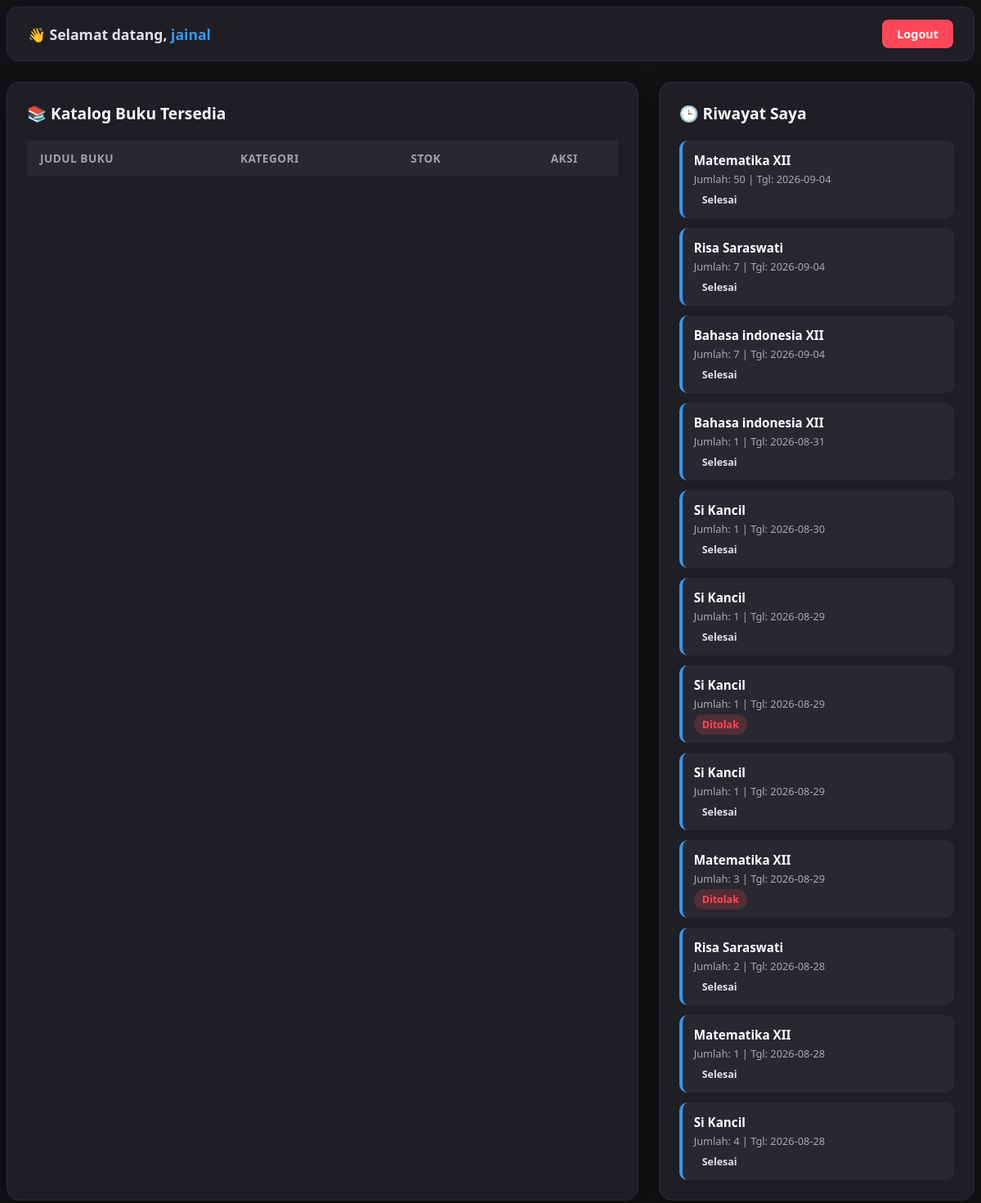
/index.php?page=siswa&action=dashboard (signed in), run on the app's committed database.
### tables this page shows
CREATE TABLE `peminjaman` (
  `id_pinjam` int(11) NOT NULL,
  `id_user` int(11) NOT NULL,
  `id_buku` int(11) NOT NULL,
  `jumlah` int(11) NOT NULL DEFAULT 1,
  `tgl_pinjam` date NOT NULL,
  `tanggal_kembali_rencana` date DEFAULT NULL,
  `tanggal_dikembalikan` date DEFAULT NULL,
  `tgl_kembali` date NOT NULL,
  `status` enum('menunggu','dipinjam','selesai','ditolak') DEFAULT 'menunggu',
  `denda` int(11) DEFAULT 0
);

CREATE TABLE `buku` (
  `id_buku` int(11) NOT NULL,
  `nama_buku` varchar(150) NOT NULL,
  `id_kategori` int(11) NOT NULL,
  `stok` int(11) NOT NULL DEFAULT 0,
  `gambar` varchar(255) DEFAULT NULL
);

### controllers/SiswaController.php (called while the page is built, shortened)
<?php
require_once 'models/PinjamModel.php';
class SiswaController {
    private $pinjamModel;
    public function __construct() {
        $database = new Database();
        $this->db = $database->getConnection();
        $this->pinjamModel = new PinjamModel($this->db);
    }
public function dashboard() {
    $id_user = $_SESSION['user']['id_user'];
    $riwayat = $this->pinjamModel->getPinjamanByUserId($id_user);
    require_once 'views/siswa/dashboard.php';
}
}

### config/Database.php (called while the page is built, shortened)
<?php
class Database {
    private $host = "localhost";
    private $user = "root";
    private $pass = "";
    private $dbname = "db_peminjamanbuku2";
    public function getConnection() {
        $this->conn = null;
        try {
            $this->conn = new PDO("mysql:host=" . $this->host . ";dbname=" . $this->dbname, $this->user, $this->pass);
            $this->conn->setAttribute(PDO::ATTR_ERRMODE, PDO::ERRMODE_EXCEPTION);
        } catch(PDOException $exception) {
            echo "Connection error: " . $exception->getMessage();
        }
        return $this->conn;
    }
}

### models/PinjamModel.php (called while the page is built, shortened)
<?php
class PinjamModel {
    private $conn;
    private $table = 'peminjaman';
    public function __construct($db) {
        $this->conn = $db;
    }
    public function getPinjamanByUserId($id_user) {
    $query = "SELECT p.*, b.nama_buku
              FROM " . $this->table . " p
              JOIN buku b ON p.id_buku = b.id_buku
              WHERE p.id_user = :id_user
              ORDER BY p.id_pinjam DESC";
    $stmt = $this->conn->prepare($query);
    $stmt->bindParam(':id_user', $id_user);
    $stmt->execute();
    return $stmt->fetchAll(PDO::FETCH_ASSOC);
}
}

### views/siswa/dashboard.php (the view, shortened to what this page needs)
<div class="top-bar">
    <div style="font-weight: 600; font-size: 1.1rem;">
        👋 Selamat datang, <span style="color: #3897f0;"><?= htmlspecialchars($_SESSION['user']['nama'] ?? 'Siswa') ?></span>
    </div>
    <a href="index.php?action=logout" class="btn-logout">Logout</a>
</div>
<div class="dashboard-grid">
    <div class="card-dark">
        <h3 class="card-title">📚 Katalog Buku Tersedia</h3>
        <table class="custom-table">
            <thead>
                <tr>
                    <th>Judul Buku</th>
                    <th>Kategori</th>
                    <th>Stok</th>
                    <th style="text-align: center;">Aksi</th>
                </tr>
            </thead>
        </table>
    </div>
    <div class="card-dark">
        <h3 class="card-title">🕒 Riwayat Saya</h3>
        <?php if (empty($riwayat)): ?>
            <p style="color: #777; font-size: 0.9rem; text-align: center; margin-top: 30px;">Belum ada riwayat peminjaman.</p>
        <?php else: ?>
            <div style="display: flex; flex-direction: column; gap: 12px;">
                <?php foreach ($riwayat as $r): ?>
                    <div style="background: #282830; padding: 14px; border-radius: 10px; border-left: 4px solid #3897f0;">
                        <div style="font-weight: 600; font-size: 0.95rem; color: #fff; margin-bottom: 4px;">
                            <?= htmlspecialchars($r['nama_buku']) ?>
                        </div>
                        <div style="font-size: 0.8rem; color: #aaa; margin-bottom: 8px;">
                            Jumlah: <?= $r['jumlah'] ?> | Tgl: <?= $r['tgl_pinjam'] ?>
                        </div>
                        <div>
                            <span class="badge-status status-<?= strtolower($r['status']) ?>">
                                <?= $r['status'] == 'menunggu' ? '⏳ Menunggu ACC' : $r['status'] ?>
                            </span>
                        </div>
                    </div>
                <?php endforeach; ?>
            </div>
        <?php endif; ?>
    </div>
</div>

### views/siswa/dashboard.php (style rules this page uses)
.top-bar { background: #1e1e24; padding: 15px 25px; border-radius: 14px; display: flex; justify-content: space-between; align-items: center; margin-bottom: 25px; border: 1px solid #2d2d35; }
.dashboard-grid { display: grid; grid-template-columns: 2fr 1fr; gap: 25px; }
.card-dark { background: #1e1e24; border-radius: 16px; padding: 24px; border: 1px solid #2d2d35; box-shadow: 0 10px 30px rgba(0,0,0,0.3); }
.card-title { font-size: 1.2rem; font-weight: 700; margin-top: 0; margin-bottom: 20px; color: #fff; display: flex; align-items: center; gap: 10px; }
.custom-table { width: 100%; border-collapse: collapse; text-align: left; }
.custom-table th { background: #282830; color: #a0a0b0; padding: 12px 16px; font-size: 0.85rem; text-transform: uppercase; letter-spacing: 0.5px; }
.badge-status { padding: 4px 10px; border-radius: 20px; font-size: 0.78rem; font-weight: 600; text-transform: capitalize; }
.status-ditolak { background: rgba(255, 71, 87, 0.2); color: #ff4757; }
.btn-logout { background: #ff4757; color: #fff; padding: 8px 18px; border-radius: 8px; text-decoration: none; font-weight: 600; font-size: 0.9rem; }

### data on the page
peminjaman: id_buku.nama_buku "Matematika XII", jumlah "50", tgl_pinjam "2026-09-04", status "Selesai"
peminjaman: id_buku.nama_buku "Risa Saraswati", jumlah "7", tgl_pinjam "2026-09-04", status "Selesai"
peminjaman: id_buku.nama_buku "Bahasa indonesia XII", jumlah "7", tgl_pinjam "2026-09-04", status "Selesai"
peminjaman: id_buku.nama_buku "Bahasa indonesia XII", jumlah "1", tgl_pinjam "2026-08-31", status "Selesai"
peminjaman: id_buku.nama_buku "Si Kancil", jumlah "1", tgl_pinjam "2026-08-30", status "Selesai"
peminjaman: id_buku.nama_buku "Si Kancil", jumlah "1", tgl_pinjam "2026-08-29", status "Selesai"
peminjaman: id_buku.nama_buku "Si Kancil", jumlah "1", tgl_pinjam "2026-08-29", status "Ditolak"
peminjaman: id_buku.nama_buku "Si Kancil", jumlah "1", tgl_pinjam "2026-08-29", status "Selesai"
peminjaman: id_buku.nama_buku "Matematika XII", jumlah "3", tgl_pinjam "2026-08-29", status "Ditolak"
peminjaman: id_buku.nama_buku "Risa Saraswati", jumlah "2", tgl_pinjam "2026-08-28", status "Selesai"
peminjaman: id_buku.nama_buku "Matematika XII", jumlah "1", tgl_pinjam "2026-08-28", status "Selesai"
peminjaman: id_buku.nama_buku "Si Kancil", jumlah "4", tgl_pinjam "2026-08-28", status "Selesai"

### other printed values
$_SESSION['user']['nama'] "jainal"
